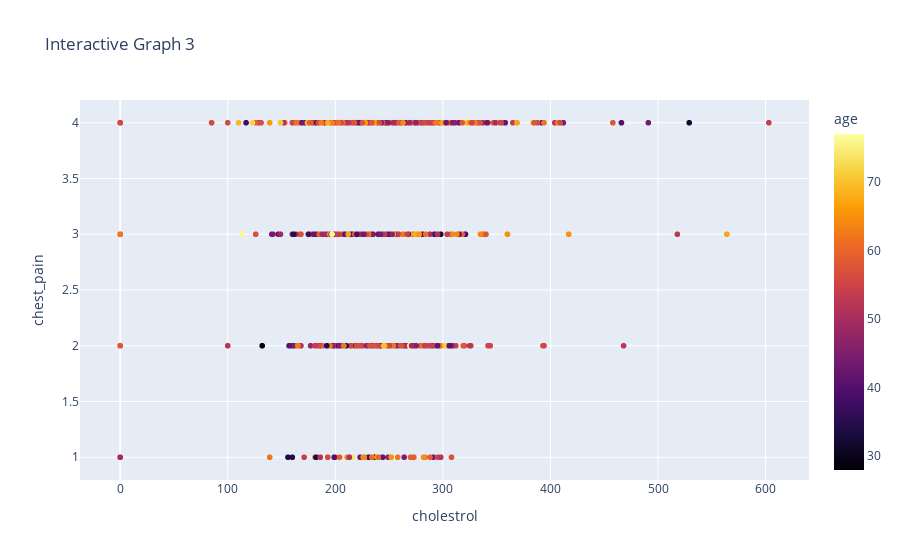

Here is the notebook cell this chart was saved with:
### Markdown cell above
### Interactive Graph 3

### Code cell
#Interactive graph 3. Execute code to view the results
fig = px.scatter(data_frame, x="cholestrol", y="chest_pain",
              color="age", color_continuous_scale='Inferno',title="Interactive Graph 3")
fig.show()

### Figure 1 — Plotly figure (JSON) as saved in the notebook; plotly's stock layout.template omitted (floating-point values rounded to 4 significant figures; data arrays with more than 128 entries replaced by an {"elided": "..."} marker saying what was removed)
{"data": [{"hovertemplate": "cholestrol=%{x}<br>chest_pain=%{y}<br>age=%{marker.color}<extra></extra>", "legendgroup": "", "marker": {"color": {"elided": "1190 int values"}, "coloraxis": "coloraxis", "symbol": "circle"}, "mode": "markers", "name": "", "showlegend": false, "type": "scattergl", "x": {"elided": "1190 int values"}, "xaxis": "x", "y": {"elided": "1190 int values"}, "yaxis": "y"}], "layout": {"coloraxis": {"colorbar": {"title": {"text": "age"}}, "colorscale": [[0, "#000004"], [0.1111, "#1b0c41"], [0.2222, "#4a0c6b"], [0.3333, "#781c6d"], [0.4444, "#a52c60"], [0.5556, "#cf4446"], [0.6667, "#ed6925"], [0.7778, "#fb9b06"], [0.8889, "#f7d13d"], [1, "#fcffa4"]]}, "legend": {"tracegroupgap": 0}, "title": {"text": "Interactive Graph 3"}, "xaxis": {"anchor": "y", "domain": [0, 1], "title": {"text": "cholestrol"}}, "yaxis": {"anchor": "x", "domain": [0, 1], "title": {"text": "chest_pain"}}}}
